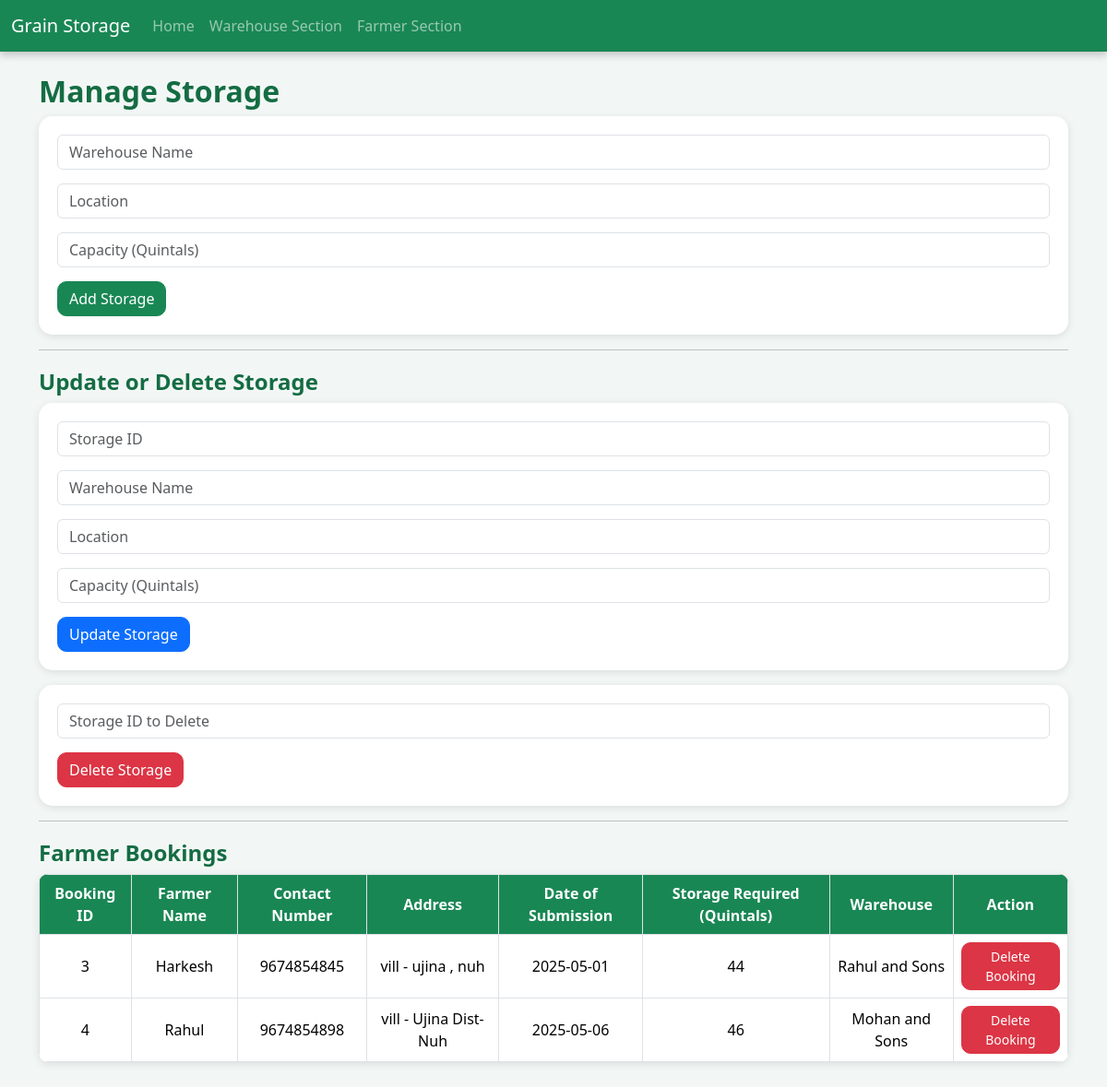
Screenshot of /warehouse with the database file from the repository.
### tables this page shows
CREATE TABLE farmer_booking (
            id INTEGER PRIMARY KEY AUTOINCREMENT,
            farmer_name TEXT NOT NULL,
            contact_number TEXT NOT NULL,
            address TEXT NOT NULL,
            date_of_submission TEXT NOT NULL,
            storage_id INTEGER NOT NULL,
            storage_required INTEGER NOT NULL,
            FOREIGN KEY (storage_id) REFERENCES storage (id)
        );

CREATE TABLE storage (
            id INTEGER PRIMARY KEY AUTOINCREMENT,
            warehouse_name TEXT NOT NULL,
            location TEXT NOT NULL,
            capacity INTEGER NOT NULL,
            available INTEGER NOT NULL
        );

### app.py (the view, shortened to what this page needs)
@app.route('/warehouse', methods=['GET', 'POST'])
def warehouse():
    conn = sqlite3.connect('storage.db')
    c = conn.cursor()
    c.execute('SELECT * FROM storage')
    storages = c.fetchall()
    c.execute('''
        SELECT farmer_booking.id, farmer_booking.farmer_name, farmer_booking.contact_number, farmer_booking.address,
               farmer_booking.date_of_submission, farmer_booking.storage_required, storage.warehouse_name
        FROM farmer_booking
        JOIN storage ON farmer_booking.storage_id = storage.id
    ''')
    bookings = c.fetchall()
    conn.close()
    return render_template('warehouse.html', storages=storages, bookings=bookings)

### templates/warehouse.html (shortened to what this page needs)
{% extends 'base.html' %}
{% block content %}
<h2>Manage Storage</h2>
<form method="POST">
    <input type="text" name="warehouse_name" class="form-control" placeholder="Warehouse Name" required>
    <input type="text" name="location" class="form-control" placeholder="Location" required>
    <input type="number" name="capacity" class="form-control" placeholder="Capacity (Quintals)" required>
    <button type="submit" class="btn btn-success">Add Storage</button>
</form>
<hr>
<h4>Update or Delete Storage</h4>
<form method="POST">
    <input type="number" name="storage_id" class="form-control" placeholder="Storage ID" required>
    <input type="text" name="warehouse_name" class="form-control" placeholder="Warehouse Name" required>
    <input type="text" name="location" class="form-control" placeholder="Location" required>
    <input type="number" name="capacity" class="form-control" placeholder="Capacity (Quintals)" required>
    <button type="submit" class="btn btn-primary">Update Storage</button>
</form>
<form method="POST" class="mt-3">
    <input type="number" name="storage_id" class="form-control" placeholder="Storage ID to Delete" required>
    <button type="submit" class="btn btn-danger">Delete Storage</button>
</form>
<hr>
<h4>Farmer Bookings</h4>
<table class="table table-bordered">
    <thead>
        <tr>
            <th>Booking ID</th>
            <th>Farmer Name</th>
            <th>Contact Number</th>
            <th>Address</th>
            <th>Date of Submission</th>
            <th>Storage Required (Quintals)</th>
            <th>Warehouse</th>
            <th>Action</th>
        </tr>
    </thead>
    <tbody>
        {% for booking in bookings %}
        <tr>
            <td>{{ booking[0] }}</td>
            <td>{{ booking[1] }}</td>
            <td>{{ booking[2] }}</td>
            <td>{{ booking[3] }}</td>
            <td>{{ booking[4] }}</td>
            <td>{{ booking[5] }}</td>
            <td>{{ booking[6] }}</td>
            <td><a href="{{ url_for('delete_booking', booking_id=booking[0]) }}" class="btn btn-danger btn-sm">Delete Booking</a></td>
        </tr>
        {% endfor %}
    </tbody>
</table>
{% endblock %}

### templates/base.html (shortened to what this page needs)
<!DOCTYPE html>
<html>
<head>
    <link href="https://cdn.jsdelivr.net/npm/bootstrap@5.3.2/dist/css/bootstrap.min.css" rel="stylesheet">
    <link rel="stylesheet" href="{{ url_for('static', filename='style.css') }}">
</head>
<body>
<nav class="navbar navbar-expand-lg navbar-dark bg-success">
  <div class="container-fluid">
    <a class="navbar-brand" href="#">Grain Storage</a>
    <div class="collapse navbar-collapse">
      <ul class="navbar-nav">
        <li class="nav-item">
          <a class="nav-link" href="{{ url_for('home') }}">Home</a>
        </li>
        <li class="nav-item">
          <a class="nav-link" href="{{ url_for('warehouse') }}">Warehouse Section</a>
        </li>
        <li class="nav-item">
          <a class="nav-link" href="{{ url_for('farmer') }}">Farmer Section</a>
        </li>
      </ul>
    </div>
  </div>
</nav>
<div class="container mt-4">
    {% block content %}{% endblock %}
</div>
</body>
</html>

### static/style.css (style rules this page uses)
body { background-color: #f2f7f5; font-family: 'Segoe UI', Tahoma, Geneva, Verdana, sans-serif; }
.navbar { box-shadow: 0 4px 8px rgba(0, 0, 0, 0.2); }
h2, h4 { margin-top: 20px; font-weight: bold; color: #146c43; }
.table { background-color: white; border-radius: 10px; overflow: hidden; box-shadow: 0 2px 10px rgba(0, 0, 0, 0.1); }
.table th { background-color: #198754; color: white; }
.table td, .table th { vertical-align: middle; text-align: center; }
form { background-color: white; padding: 20px; border-radius: 15px; box-shadow: 0 2px 8px rgba(0, 0, 0, 0.1); }
form input, form select, form textarea { margin-bottom: 15px; }
button, .btn { border-radius: 10px; }
.container { margin-bottom: 50px; }

### rows the page displays
farmer_booking: id "3", farmer_name "Harkesh", contact_number "9674854845", address "vill - ujina , nuh", date_of_submission "2025-05-01", storage_required "44", warehouse_name "Rahul and Sons"
farmer_booking: id "4", farmer_name "Rahul", contact_number "9674854898", address "vill - Ujina Dist- Nuh", date_of_submission "2025-05-06", storage_required "46", warehouse_name "Mohan and Sons"
